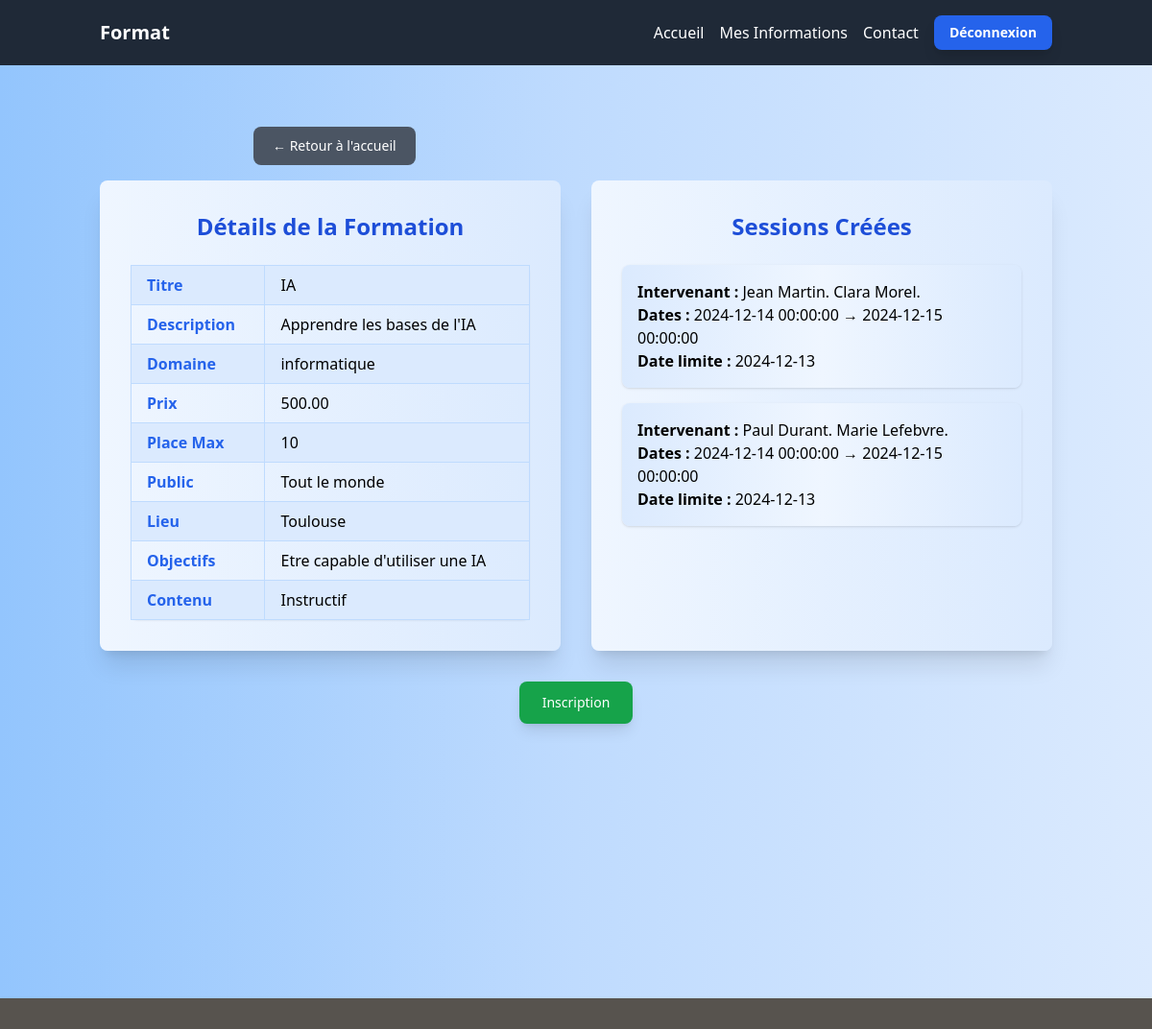
The app's page /formation.php?id=6 (signed in) with its own data.
### tables this page shows
CREATE TABLE IF NOT EXISTS `formations` (
  `id_formation` int NOT NULL AUTO_INCREMENT,
  `titre` varchar(255) NOT NULL,
  `description` varchar(100) DEFAULT NULL,
  `id_domaine` int NOT NULL,
  `cout` decimal(10,2) DEFAULT NULL,
  `nombre_max_participants` int DEFAULT NULL,
  `lieu` varchar(255) DEFAULT NULL,
  `public_concerne` varchar(255) DEFAULT NULL,
  `objectifs` text,
  `contenu` text,
  `id_photo` int NOT NULL,
  PRIMARY KEY (`id_formation`)
);

CREATE TABLE IF NOT EXISTS `domaine` (
  `id_domaine` int NOT NULL AUTO_INCREMENT,
  `libelle` enum('gestion','informatique','développement durable','secourisme','communication') NOT NULL,
  PRIMARY KEY (`id_domaine`)
);

CREATE TABLE IF NOT EXISTS `sessions` (
  `id_sessions` int NOT NULL AUTO_INCREMENT,
  `id_formations` int NOT NULL,
  `datesD` datetime NOT NULL,
  `datesF` datetime NOT NULL,
  `date_limite_inscription` date DEFAULT NULL,
  `lieux` varchar(100) NOT NULL,
  PRIMARY KEY (`id_sessions`),
  KEY `sessions_fk_1` (`id_formations`)
);

CREATE TABLE IF NOT EXISTS `intervenants` (
  `id_intervenants` int NOT NULL AUTO_INCREMENT,
  `nom` varchar(50) NOT NULL,
  `id_domaine` int NOT NULL,
  PRIMARY KEY (`id_intervenants`)
);

### src/classe/Formations.php (called while the page is built, shortened)
<?php
class Formations
{
    private $pdo;
public function __construct($pdo) {
    $this->pdo=$pdo;
}
function getdomaine($domaine){
    $query = "Select libelle from domaine where id_domaine = ?";
    $stmt = $this->pdo->prepare($query);
    $stmt->execute([$domaine]);
    $n_domaine = $stmt->fetch(PDO::FETCH_ASSOC);
    return $n_domaine['libelle'] ?? null;
}
function recupFormationPrecise($id){
    $query = "Select * from formations where id_formation = ?";
    $stmt = $this->pdo->prepare($query);
    $stmt->execute([$id]);
    $formations = $stmt->fetch(PDO::FETCH_ASSOC);
    return $formations;
}
}
?>

### src/classe/Session.php (called while the page is built, shortened)
<?php
class Session
{
    private $pdo;
public function __construct($pdo) {
    $this->pdo=$pdo;
}
function getSession($id) {
    $query = "SELECT * FROM sessions WHERE id_formations = ?";
    $stmt = $this->pdo->prepare($query);
    $stmt->execute([$id]);
    $session = $stmt->fetchAll(PDO::FETCH_ASSOC);
    return $session;
}
}
?>

### src/classe/Intervenant.php (called while the page is built, shortened)
<?php
class Intervenant
{
    private $pdo;
public function __construct($pdo) {
    $this->pdo=$pdo;
}
function getIntervenantsNom($id_intervenants){
    $query = "Select nom from intervenants, interviens, sessions where interviens.id_intervenants = intervenants.id_intervenants and interviens.id_sessions = sessions.id_sessions and sessions.id_sessions = ?";
    $stmt = $this->pdo->prepare($query);
    $stmt->execute([$id_intervenants]);
    $intervenants = $stmt->fetchall(PDO::FETCH_ASSOC);
    return $intervenants;
}
}
?>

### src/formation.php (the view, shortened to what this page needs)
<?php
include 'include/header.php';
include 'classe/Formations.php';
include 'classe/Session.php';
include 'classe/Intervenant.php';
$formation = new Formations($connexion);
$maFormation = false;
if ($_SERVER['REQUEST_METHOD'] == 'GET'){
$id = $_GET["id"];
$maFormation = $formation->recupFormationPrecise($id);
}
$status= $_SESSION['status'];
if ($maFormation != False) {
  $titre = $maFormation['titre'];
  $description = $maFormation['description'];
  $domaine = $maFormation['id_domaine'];
  $cout = $maFormation['cout'];
  $placeMax = $maFormation['nombre_max_participants'];
  $public = $maFormation['public_concerne'];
  $lieux = $maFormation['lieu'];
  $objectifs = $maFormation['objectifs'];
  $contenu = $maFormation['contenu'];
}
$intervenantClass = new Intervenant($connexion);
$session = new Session($connexion);
$sessions = $session->getSession($id);
$nom_domaine = $formation->getdomaine($domaine);
?>
<div class="min-h-screen bg-gradient-to-r from-blue-300 via-blue-200 to-blue-100 py-16">
<div class="container mx-auto px-4">
  <div class="flex justify-between max-w-2xl mx-auto mb-4">
    <a href="index.php" class="text-white bg-gray-600 hover:bg-gray-700 font-medium rounded-lg text-sm px-5 py-2.5 transition duration-200">
      &larr; Retour à l'accueil
    </a>
  </div>
  <div class="grid grid-cols-1 md:grid-cols-2 gap-8">
    <div class="bg-gradient-to-r from-blue-50 to-blue-100 shadow-xl rounded-lg p-8">
      <h2 class="text-2xl font-bold text-center text-blue-700 mb-6">Détails de la Formation</h2>
      <table class="table-auto w-full border-collapse border border-blue-200 rounded-lg shadow-sm">
        <tbody>
          <tr class="bg-blue-100">
            <td class="px-4 py-2 font-semibold text-blue-600 border border-blue-200">Titre</td>
            <td class="px-4 py-2 border border-blue-200"><?php echo $titre ?></td>
          </tr>
          <tr>
            <td class="px-4 py-2 font-semibold text-blue-600 border border-blue-200">Description</td>
            <td class="px-4 py-2 border border-blue-200"><?php echo $description ?></td>
          </tr>
          <tr class="bg-blue-100">
            <td class="px-4 py-2 font-semibold text-blue-600 border border-blue-200">Domaine</td>
            <td class="px-4 py-2 border border-blue-200"><?php echo $nom_domaine ?></td>
          </tr>
          <tr>
            <td class="px-4 py-2 font-semibold text-blue-600 border border-blue-200">Prix</td>
            <td class="px-4 py-2 border border-blue-200"><?php echo $cout ?></td>
          </tr>
          <tr class="bg-blue-100">
            <td class="px-4 py-2 font-semibold text-blue-600 border border-blue-200">Place Max</td>
            <td class="px-4 py-2 border border-blue-200"><?php echo $placeMax ?></td>
          </tr>
          <tr>
            <td class="px-4 py-2 font-semibold text-blue-600 border border-blue-200">Public</td>
            <td class="px-4 py-2 border border-blue-200"><?php echo $public ?></td>
          </tr>
          <tr class="bg-blue-100">
            <td class="px-4 py-2 font-semibold text-blue-600 border border-blue-200">Lieu</td>
            <td class="px-4 py-2 border border-blue-200"><?php echo $lieux ?></td>
          </tr>
          <tr>
            <td class="px-4 py-2 font-semibold text-blue-600 border border-blue-200">Objectifs</td>
            <td class="px-4 py-2 border border-blue-200"><?php echo $objectifs ?></td>
          </tr>
          <tr class="bg-blue-100">
            <td class="px-4 py-2 font-semibold text-blue-600 border border-blue-200">Contenu</td>
            <td class="px-4 py-2 border border-blue-200"><?php echo $contenu ?></td>
          </tr>
        </tbody>
      </table>
    </div>
    <div class="bg-gradient-to-r from-blue-50 to-blue-100 shadow-xl rounded-lg p-8">
      <h2 class="text-2xl font-bold text-center text-blue-700 mb-6">Sessions Créées</h2>
      <?php if (!empty($sessions)): ?>
        <ul class="space-y-4">
          <?php foreach ($sessions as $sess): ?>
            <?php
              $id_sessions = $sess['id_sessions'];
              $intervenantNameTable = $intervenantClass->getIntervenantsNom($id_sessions);
            ?>
            <li class="p-4 bg-gradient-to-r from-blue-100 via-blue-50 to-blue-100 rounded-lg shadow">
              <p><strong>Intervenant :</strong>
                <?php foreach ($intervenantNameTable as $intervenantName):
                  $intervenantN = $intervenantName['nom']; ?>
                  <?php echo htmlspecialchars($intervenantN) . "."; ?>
                <?php endforeach; ?>
              </p>
              <p><strong>Dates :</strong> <?php echo $sess['datesD']; ?> &rarr; <?php echo $sess['datesF']; ?></p>
              <p><strong>Date limite :</strong> <?php echo $sess['date_limite_inscription']; ?></p>
            </li>
          <?php endforeach; ?>
        </ul>
      <?php else: ?>
        <p class="text-gray-500 text-center">Aucune session créée pour le moment.</p>
      <?php endif; ?>
    </div>
  </div>
  <div class="mt-8 flex justify-center gap-4">
  <?php if ($status != "directeur" && $status != "secretaire"): ?>
    <a href="inscriptionFormation.php?id=<?php echo $id; ?>" class="text-white bg-green-600 hover:bg-green-700 font-medium rounded-lg text-sm px-6 py-3 transition duration-200 shadow-lg">
      Inscription
      </a>
      <?php endif; ?>
  </div>
</div>
</div>
<?php
include 'include/footer.php';
?>

### records on screen
formations: titre "IA", description "Apprendre les bases de l'IA", id_domaine.libelle "informatique", cout "500.00", nombre_max_participants "10", public_concerne "Tout le monde", lieu "Toulouse", objectifs "Etre capable d'utiliser une IA", contenu "Instructif"
sessions: datesD "2024-12-14 00:00:00", datesF "2024-12-15 00:00:00", date_limite_inscription "2024-12-13"
intervenants: nom "Jean Martin"
intervenants: nom "Clara Morel"
sessions: datesD "2024-12-14 00:00:00", datesF "2024-12-15 00:00:00", date_limite_inscription "2024-12-13"
intervenants: nom "Paul Durant"
intervenants: nom "Marie Lefebvre"
